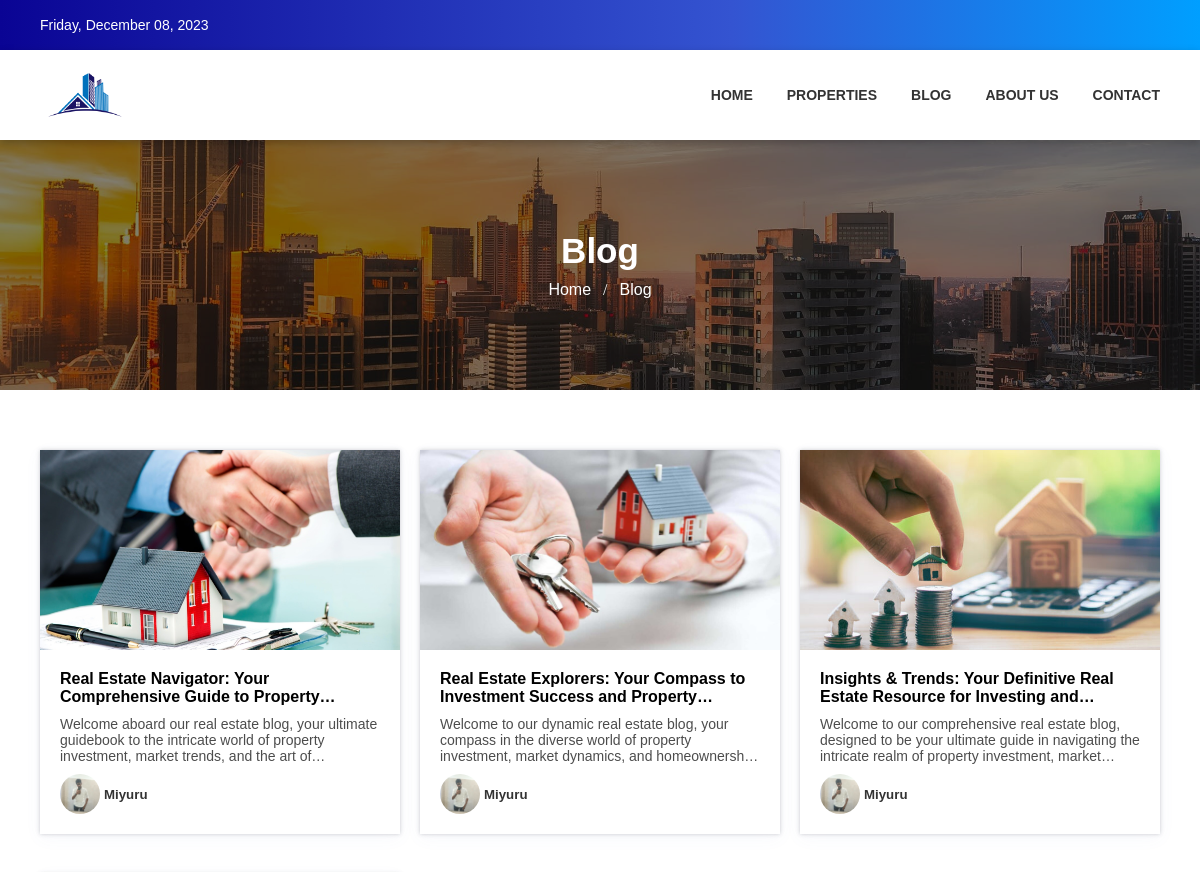
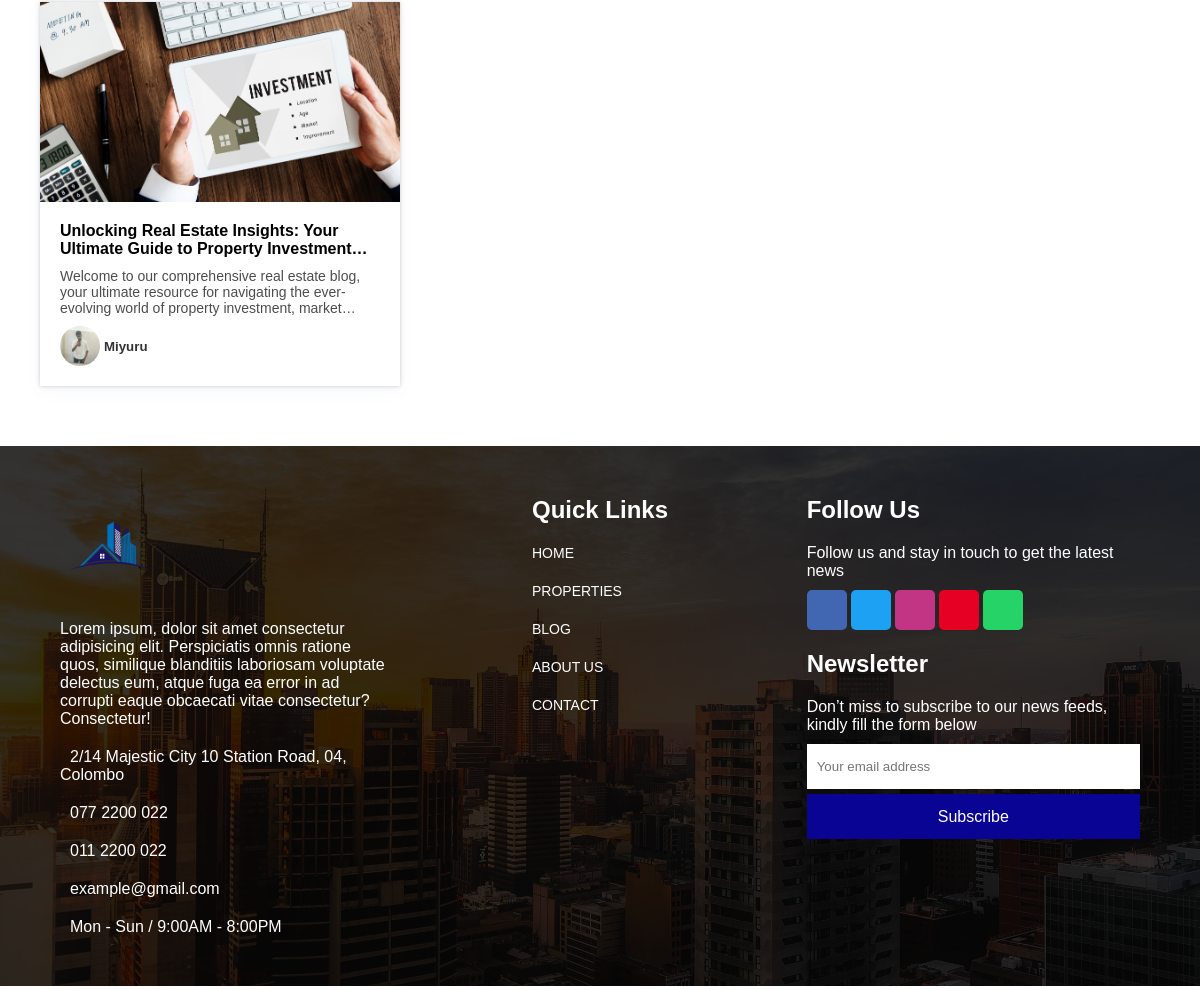
Screenshot of /blog.php with the database file from the repository (2 pictures, top to bottom).
### tables this page shows
CREATE TABLE `blog` (
  `blog_id` int(50) NOT NULL,
  `blog_title` varchar(100) NOT NULL,
  `description` text NOT NULL,
  `writer` varchar(50) NOT NULL,
  `date` varchar(50) NOT NULL,
  `image_url` varchar(255) NOT NULL,
  `writer_image_url` varchar(255) NOT NULL
);

### blog.php (the view, shortened to what this page needs)
<!DOCTYPE html>
<html lang="en">
<?php
include "./backend/database.php";
$sql1 = "SELECT * FROM `blog` ORDER BY `blog_id` DESC";
$result = $conn->query($sql1);
?>
<head>
    <link rel="stylesheet" href="./components/style/nav-1.css">
    <link rel="stylesheet" href="./components/style/nav-2.css">
    <link rel="stylesheet" href="./components/style/footer.css">
    <link rel="stylesheet" href="./components/style/header.css">
    <link rel="stylesheet" href="./components/style/blog.css">
    <link rel="stylesheet" href="./components/style/blog-card.css">
    <link rel="stylesheet" href="style.css">
    <link href="https://cdn.jsdelivr.net/npm/remixicon@3.6.0/fonts/remixicon.css" rel="stylesheet">
</head>
<body>
    <div class="container">
        <nav>
            <?php
            include "./components/nav-1.php";
            ?>
        </nav>
        <nav>
            <?php
            include "./components/nav-2.php";
            ?>
        </nav>
        <section>
            <div class="header">
                <img src="images/footer-background.jpg" alt="">
                <div class="header-text">
                    <div>
                        <h1>Blog</h1>
                        <div class="header-url">
                            <ul>
                                <li>
                                    <a href="">Home</a>
                                </li>
                                <li>/</li>
                                <li>
                                    <a href="">Blog</a>
                                </li>
                            </ul>
                        </div>
                    </div>
                </div>
            </div>
            <div class="blog-content">
                <div class="box">
                    <div class="blog-list">
                        <?php
                        if ($result->num_rows > 0) {
                            while ($row = $result->fetch_assoc()) {
                                $blog_id = $row["blog_id"];
                                $blog_title = $row["blog_title"];
                                $description = $row["description"];
                                $writer = $row["writer"];
                                $image_url = $row["image_url"];
                                $writer_image_url = $row["writer_image_url"];
                                echo '
                                <a href="blog-view.php?id='.$blog_id.'" class="blog-card">
                                    <div class="blog-card-header">
                                        <img src="'.$image_url.'" class="blog-card-header-image" alt="">
                                    </div>
                                    <div class="blog-card-details">
                                        <h2>'.$blog_title.'</h2>
                                        <p>
                                            '.$description.'
                                        </p>
                                        <div class="blog-writer">
                                            <div class="blog-writer-content-1">
                                                <img src="'.$writer_image_url.'" alt="">
                                                <h5>'.$writer.'</h5>
                                            </div>
                                        </div>
                                    </div>
                                </a>
                                ';
                            }
                        }
                        ?>
                    </div>
                </div>
            </div>
        </section>
        <footer>
            <?php
            include "./components/footer.php"
            ?>
        </footer>
    </div>
</body>
</html>

### components/style/nav-1.css (style rules this page uses)
nav:nth-child(1) { width: 100%; background: linear-gradient(90deg, #0a0494 0%, #3454d1 61%, #009fff 100%); }

### components/style/nav-2.css (style rules this page uses)
nav:nth-child(2) { width: 100%; background-color: rgb(255, 255, 255); box-shadow: rgba(0, 0, 0, 0.24) 0px 3px 8px; position: sticky; top: 0; z-index: 5; }

### components/style/footer.css (style rules this page uses)
footer { width: 100%; background-color: rgb(255, 255, 255); position: relative; }

### components/style/header.css (style rules this page uses)
.header { width: 100%; height: 250px; background-color: red; position: relative; }
.header img { width: 100%; height: 100%; object-fit: cover; filter: brightness(50%); }
.header-text { position: absolute; top: 0; left: 0; width: 100%; height: 100%; display: flex; justify-content: center; align-items: center; }
.header-text h1 { font-size: 35px; color: white; font-family: sans-serif; text-align: center; }
.header-url { display: flex; align-items: center; justify-content: center; margin-top: 10px; }
.header-url ul li { display: inline-block; color: white; margin: 0 4px; }
.header-url ul li a { color: white; text-decoration: none; font-family: sans-serif; }

### components/style/blog.css (style rules this page uses)
.blog-content { width: 100%; margin-top: 60px; }

### components/style/blog-card.css (style rules this page uses)
.blog-list { width: 100%; display: grid; grid-template-columns: auto auto auto; gap: 20px; row-gap: 40px; margin-top: 40px; }
.blog-card { background-color: rgb(255, 255, 255); user-select: none; cursor: pointer; box-shadow: rgba(67, 71, 85, 0.27) 0px 0px 0.25em, rgba(90, 125, 188, 0.05) 0px 0.25em 1em; transition: .1s linear all; overflow: hidden; }
.blog-card-header { width: 100%; height: 200px; overflow: hidden; }
.blog-card .blog-card-header-image { width: 100%; height: 200px; object-fit: cover; transition: .5s ease all; }
.blog-card-details { width: calc(100% - 40px); padding: 20px; }
.blog-card-details h2 { font-family: sans-serif; color: black; font-size: 16px; overflow: hidden; text-overflow: ellipsis; display: -webkit-box; -webkit-line-clamp: 2; -webkit-box-orient: vertical; }
.blog-card-details p { font-family: sans-serif; color: rgba(0, 0, 0, 0.7); font-size: 14px; margin-top: 10px; overflow: hidden; text-overflow: ellipsis; display: -webkit-box; -webkit-line-clamp: 3; -webkit-box-orient: vertical; }
.blog-writer { width: calc(100%); margin-top: 10px; display: flex; }
.blog-writer-content-1 { width: 100%; display: flex; align-items: center; }
.blog-writer-content-1 img { width: 40px; height: 40px; object-fit: cover; border-radius: 50%; }
.blog-writer-content-1 h5 { font-family: sans-serif; display: block; margin: 0; margin-left: 4px; color: rgba(0, 0, 0, 0.8); font-style: 14px !important; }

### style.css (style rules this page uses)
* { margin: 0; padding: 0; user-select: none; }
a { text-decoration: none; }
.box { width: 1200px; margin: auto; }
@media (max-width:1240px) { .box { width: calc(100% - 80px); } }
.container { width: 100%; }
section { min-height: calc(100vh - 120px); padding: 0 0 60px 0; }

### rows the page displays
blog: image_url (picture), blog_title "Real Estate Navigator: Your Comprehensive Guide to…", description "Welcome aboard our real estate blog, your ultimate guidebook to the intricate world of property investment, market trends, and the art…", writer_image_url (picture), writer "Miyuru"
blog: image_url (picture), blog_title "Real Estate Explorers: Your Compass to Investment Success and…", description "Welcome to our dynamic real estate blog, your compass in the diverse world of property investment, market dynamics, and…", writer_image_url (picture), writer "Miyuru"
blog: image_url (picture), blog_title "Insights & Trends: Your Definitive Real Estate Resource for Investing…", description "Welcome to our comprehensive real estate blog, designed to be your ultimate guide in navigating the intricate realm of property investment,…", writer_image_url (picture), writer "Miyuru"
blog: image_url (picture), blog_title "Unlocking Real Estate Insights: Your Ultimate Guide to Property…", description "Welcome to our comprehensive real estate blog, your ultimate resource for navigating the ever-evolving world of property investment,…", writer_image_url (picture), writer "Miyuru"

### other values shown
$date "Friday, December 08, 2023"
